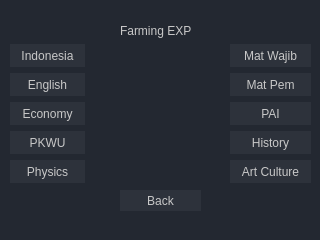
<?xml version="1.0" encoding="UTF-8"?>
<ui version="4.0">
 <class>MainWindow</class>
 <widget class="QMainWindow" name="MainWindow">
  <property name="geometry">
   <rect>
    <x>0</x>
    <y>0</y>
    <width>320</width>
    <height>240</height>
   </rect>
  </property>
  <property name="minimumSize">
   <size>
    <width>320</width>
    <height>240</height>
   </size>
  </property>
  <property name="maximumSize">
   <size>
    <width>320</width>
    <height>240</height>
   </size>
  </property>
  <property name="windowTitle">
   <string>Attendance</string>
  </property>
  <property name="windowIcon">
   <iconset>
    <normaloff>../images/icon.ico</normaloff>
    <selectedon>../images/icon.ico</selectedon>../images/icon.ico</iconset>
  </property>
  <property name="windowOpacity">
   <double>1.000000000000000</double>
  </property>
  <property name="styleSheet">
   <string notr="true">background-color: rgb(35, 40, 49);</string>
  </property>
  <property name="toolButtonStyle">
   <enum>Qt::ToolButtonIconOnly</enum>
  </property>
  <property name="animated">
   <bool>true</bool>
  </property>
  <property name="documentMode">
   <bool>false</bool>
  </property>
  <property name="tabShape">
   <enum>QTabWidget::Rounded</enum>
  </property>
  <property name="dockNestingEnabled">
   <bool>false</bool>
  </property>
  <property name="unifiedTitleAndToolBarOnMac">
   <bool>false</bool>
  </property>
  <widget class="QWidget" name="centralwidget">
   <widget class="QLabel" name="background">
    <property name="geometry">
     <rect>
      <x>-3</x>
      <y>-6</y>
      <width>321</width>
      <height>241</height>
     </rect>
    </property>
    <property name="cursor">
     <cursorShape>ArrowCursor</cursorShape>
    </property>
    <property name="styleSheet">
     <string notr="true"/>
    </property>
    <property name="text">
     <string/>
    </property>
    <property name="pixmap">
     <pixmap>../images/background.jpg</pixmap>
    </property>
    <property name="scaledContents">
     <bool>true</bool>
    </property>
   </widget>
   <widget class="QPushButton" name="pushEconomy">
    <property name="geometry">
     <rect>
      <x>10</x>
      <y>102</y>
      <width>75</width>
      <height>23</height>
     </rect>
    </property>
    <property name="cursor">
     <cursorShape>PointingHandCursor</cursorShape>
    </property>
    <property name="styleSheet">
     <string notr="true">background-color: rgb(45, 50, 59);
color: rgb(200, 200, 200);
font-size: 12px;
border: 0px solid;</string>
    </property>
    <property name="text">
     <string>Economy</string>
    </property>
   </widget>
   <widget class="QPushButton" name="pushPKWU">
    <property name="geometry">
     <rect>
      <x>10</x>
      <y>131</y>
      <width>75</width>
      <height>23</height>
     </rect>
    </property>
    <property name="cursor">
     <cursorShape>PointingHandCursor</cursorShape>
    </property>
    <property name="styleSheet">
     <string notr="true">background-color: rgb(45, 50, 59);
color: rgb(200, 200, 200);
font-size: 12px;
border: 0px solid;</string>
    </property>
    <property name="text">
     <string>PKWU</string>
    </property>
   </widget>
   <widget class="QPushButton" name="pushIndonesia">
    <property name="geometry">
     <rect>
      <x>10</x>
      <y>44</y>
      <width>75</width>
      <height>23</height>
     </rect>
    </property>
    <property name="cursor">
     <cursorShape>PointingHandCursor</cursorShape>
    </property>
    <property name="styleSheet">
     <string notr="true">background-color: rgb(45, 50, 59);
color: rgb(200, 200, 200);
font-size: 12px;
border: 0px solid;</string>
    </property>
    <property name="text">
     <string>Indonesia</string>
    </property>
   </widget>
   <widget class="QPushButton" name="pushEnglish">
    <property name="geometry">
     <rect>
      <x>10</x>
      <y>73</y>
      <width>75</width>
      <height>23</height>
     </rect>
    </property>
    <property name="cursor">
     <cursorShape>PointingHandCursor</cursorShape>
    </property>
    <property name="styleSheet">
     <string notr="true">background-color: rgb(45, 50, 59);
color: rgb(200, 200, 200);
font-size: 12px;
border: 0px solid;</string>
    </property>
    <property name="text">
     <string>English</string>
    </property>
   </widget>
   <widget class="QPushButton" name="pushPhysics">
    <property name="geometry">
     <rect>
      <x>10</x>
      <y>160</y>
      <width>75</width>
      <height>23</height>
     </rect>
    </property>
    <property name="cursor">
     <cursorShape>PointingHandCursor</cursorShape>
    </property>
    <property name="focusPolicy">
     <enum>Qt::StrongFocus</enum>
    </property>
    <property name="autoFillBackground">
     <bool>false</bool>
    </property>
    <property name="styleSheet">
     <string notr="true">background-color: rgb(45, 50, 59);
color: rgb(200, 200, 200);
font-size: 12px;
border: 0px solid;</string>
    </property>
    <property name="text">
     <string>Physics</string>
    </property>
    <property name="checkable">
     <bool>false</bool>
    </property>
    <property name="default">
     <bool>false</bool>
    </property>
    <property name="flat">
     <bool>false</bool>
    </property>
   </widget>
   <widget class="QPushButton" name="pushMath1">
    <property name="geometry">
     <rect>
      <x>230</x>
      <y>44</y>
      <width>81</width>
      <height>23</height>
     </rect>
    </property>
    <property name="cursor">
     <cursorShape>PointingHandCursor</cursorShape>
    </property>
    <property name="styleSheet">
     <string notr="true">background-color: rgb(45, 50, 59);
color: rgb(200, 200, 200);
font-size: 12px;
border: 0px solid;</string>
    </property>
    <property name="text">
     <string>Mat Wajib</string>
    </property>
   </widget>
   <widget class="QPushButton" name="pushMath2">
    <property name="geometry">
     <rect>
      <x>230</x>
      <y>73</y>
      <width>81</width>
      <height>23</height>
     </rect>
    </property>
    <property name="cursor">
     <cursorShape>PointingHandCursor</cursorShape>
    </property>
    <property name="styleSheet">
     <string notr="true">background-color: rgb(45, 50, 59);
color: rgb(200, 200, 200);
font-size: 12px;
border: 0px solid;</string>
    </property>
    <property name="text">
     <string>Mat Pem</string>
    </property>
   </widget>
   <widget class="QPushButton" name="pushPAI">
    <property name="geometry">
     <rect>
      <x>230</x>
      <y>102</y>
      <width>81</width>
      <height>23</height>
     </rect>
    </property>
    <property name="cursor">
     <cursorShape>PointingHandCursor</cursorShape>
    </property>
    <property name="styleSheet">
     <string notr="true">background-color: rgb(45, 50, 59);
color: rgb(200, 200, 200);
font-size: 12px;
border: 0px solid;</string>
    </property>
    <property name="text">
     <string>PAI</string>
    </property>
   </widget>
   <widget class="QPushButton" name="pushHistory">
    <property name="geometry">
     <rect>
      <x>230</x>
      <y>131</y>
      <width>81</width>
      <height>23</height>
     </rect>
    </property>
    <property name="cursor">
     <cursorShape>PointingHandCursor</cursorShape>
    </property>
    <property name="styleSheet">
     <string notr="true">background-color: rgb(45, 50, 59);
color: rgb(200, 200, 200);
font-size: 12px;
border: 0px solid;</string>
    </property>
    <property name="text">
     <string>History</string>
    </property>
   </widget>
   <widget class="QPushButton" name="pushArt">
    <property name="geometry">
     <rect>
      <x>230</x>
      <y>160</y>
      <width>81</width>
      <height>23</height>
     </rect>
    </property>
    <property name="cursor">
     <cursorShape>PointingHandCursor</cursorShape>
    </property>
    <property name="styleSheet">
     <string notr="true">background-color: rgb(45, 50, 59);
color: rgb(200, 200, 200);
font-size: 12px;
border: 0px solid;</string>
    </property>
    <property name="text">
     <string>Art Culture</string>
    </property>
   </widget>
   <widget class="QPushButton" name="pushBack">
    <property name="geometry">
     <rect>
      <x>120</x>
      <y>190</y>
      <width>81</width>
      <height>21</height>
     </rect>
    </property>
    <property name="cursor">
     <cursorShape>PointingHandCursor</cursorShape>
    </property>
    <property name="autoFillBackground">
     <bool>false</bool>
    </property>
    <property name="styleSheet">
     <string notr="true">background-color: rgb(45, 50, 59);
color: rgb(200, 200, 200);
font-size: 12px;
border: 0px solid;</string>
    </property>
    <property name="text">
     <string>Back</string>
    </property>
    <property name="flat">
     <bool>false</bool>
    </property>
   </widget>
   <widget class="QLabel" name="labelAuthor">
    <property name="geometry">
     <rect>
      <x>120</x>
      <y>20</y>
      <width>71</width>
      <height>21</height>
     </rect>
    </property>
    <property name="styleSheet">
     <string notr="true">color: rgb(200, 200, 200);
font-size: 12px;</string>
    </property>
    <property name="text">
     <string>Farming EXP</string>
    </property>
   </widget>
  </widget>
 </widget>
 <resources/>
 <connections/>
</ui>
